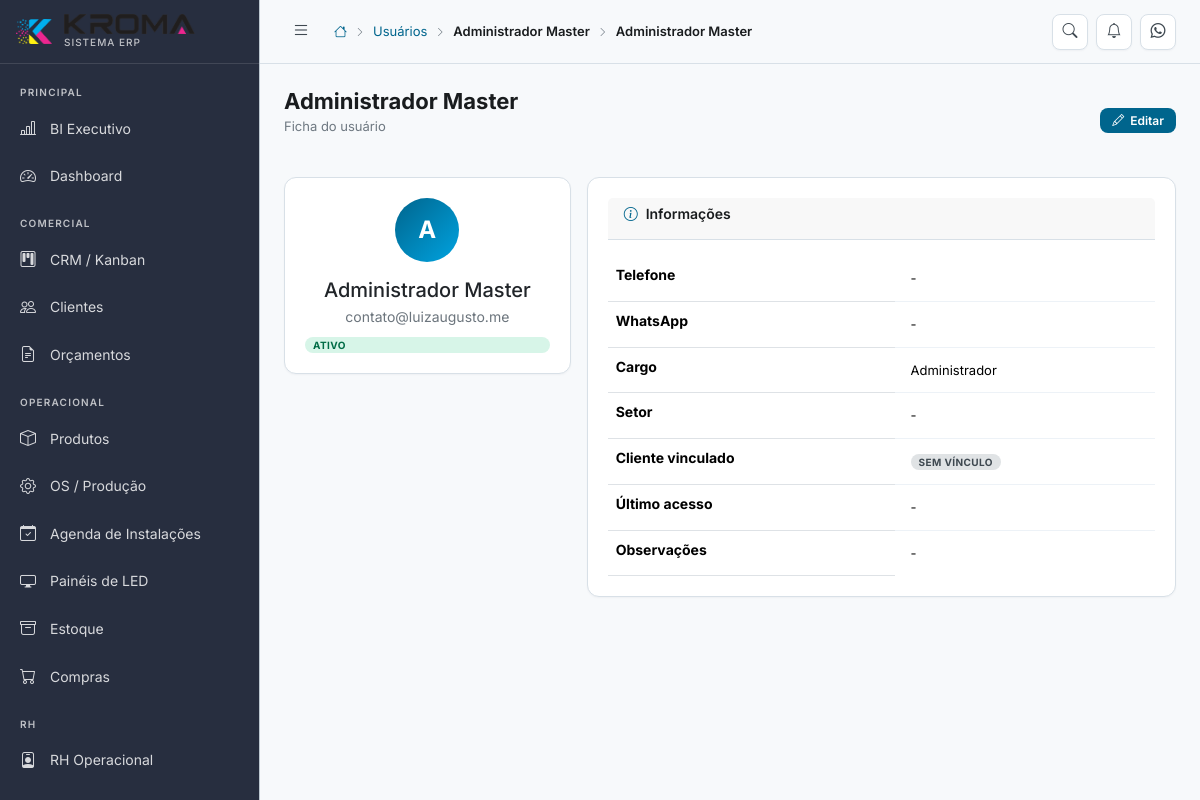
/usuarios/1 (signed in), run on the app's committed database.
### tables this page shows
CREATE TABLE IF NOT EXISTS usuarios (
    id              INT UNSIGNED AUTO_INCREMENT PRIMARY KEY,
    perfil_id       INT UNSIGNED NOT NULL,
    nome            VARCHAR(150) NOT NULL,
    email           VARCHAR(150) NOT NULL UNIQUE,
    senha           VARCHAR(255) NOT NULL,
    telefone        VARCHAR(20),
    whatsapp        VARCHAR(20),
    foto            VARCHAR(300),
    cargo           VARCHAR(100),
    setor           VARCHAR(100),
    cliente_id      INT UNSIGNED,
    ativo           TINYINT(1) DEFAULT 1,
    primeiro_acesso TINYINT(1) DEFAULT 1,
    ultimo_acesso   DATETIME,
    ip_ultimo       VARCHAR(45),
    token_reset     VARCHAR(100),
    token_expira    DATETIME,
    observacoes     TEXT,
    created_at      DATETIME DEFAULT CURRENT_TIMESTAMP,
    updated_at      DATETIME DEFAULT CURRENT_TIMESTAMP ON UPDATE CURRENT_TIMESTAMP,
    FOREIGN KEY (perfil_id) REFERENCES perfis(id),
    INDEX idx_cliente (cliente_id)
);

### index.php (called while the page is built, shortened)
<?php
require_once CONFIG_PATH . '/database.php';
require_once APP_PATH . '/Services/Router.php';
$router = new App\Services\Router();
$router->dispatch();

### config/database.php (called while the page is built, shortened)
<?php
class Database
{
    private static ?PDO $instance = null;
    public static function getInstance(): PDO
    {
        if (self::$instance === null) {
            try {
                $dsn = sprintf(
                    'mysql:host=%s;port=%s;dbname=%s;charset=%s',
                    DB_HOST, DB_PORT, DB_NAME, DB_CHARSET
                );
                self::$instance = new PDO($dsn, DB_USER, DB_PASS, [
                    PDO::ATTR_ERRMODE            => PDO::ERRMODE_EXCEPTION,
                    PDO::ATTR_DEFAULT_FETCH_MODE => PDO::FETCH_ASSOC,
                    PDO::ATTR_EMULATE_PREPARES   => false,
                    PDO::MYSQL_ATTR_INIT_COMMAND => "SET NAMES utf8mb4 COLLATE utf8mb4_unicode_ci",
                ]);
            } catch (PDOException $e) {
                if (APP_ENV === 'development') {
                    die('Erro de conexão com banco de dados: ' . $e->getMessage());
                } else {
                    die('Erro interno do sistema. Tente novamente mais tarde.');
                }
            }
        }
        return self::$instance;
    }
}
function db(): PDO
{
    return Database::getInstance();
}

### app/Views/usuarios/show.php (the view)
<div class="row g-3">
    <div class="col-lg-4">
        <div class="card text-center">
            <div class="avatar avatar-xl mx-auto mb-3"><?= strtoupper(substr($usuario['nome'], 0, 1)) ?></div>
            <h2 class="h5 mb-1"><?= htmlspecialchars($usuario['nome']) ?></h2>
            <p class="text-secondary mb-2"><?= htmlspecialchars($usuario['email']) ?></p>
            <span class="badge <?= $usuario['ativo'] ? 'badge-success' : 'badge-secondary' ?>">
                <?= $usuario['ativo'] ? 'Ativo' : 'Inativo' ?>
            </span>
        </div>
    </div>
    <div class="col-lg-8">
        <div class="card">
            <div class="card-header">
                <h6 class="card-title"><i class="bi bi-info-circle me-2 text-primary-kroma"></i>Informações</h6>
            </div>
            <div class="table-responsive">
                <table class="table mb-0">
                    <tbody>
                        <tr><th>Telefone</th><td><?= htmlspecialchars($usuario['telefone'] ?? '-') ?></td></tr>
                        <tr><th>WhatsApp</th><td><?= htmlspecialchars($usuario['whatsapp'] ?? '-') ?></td></tr>
                        <tr><th>Cargo</th><td><?= htmlspecialchars($usuario['cargo'] ?? '-') ?></td></tr>
                        <tr><th>Setor</th><td><?= htmlspecialchars($usuario['setor'] ?? '-') ?></td></tr>
                        <tr>
                            <th>Cliente vinculado</th>
                            <td>
                                <?php if (!empty($usuario['cliente_nome'])): ?>
                                    <span class="badge badge-info"><?= htmlspecialchars($usuario['cliente_nome']) ?></span>
                                <?php else: ?>
                                    <span class="badge badge-secondary">Sem vínculo</span>
                                <?php endif; ?>
                            </td>
                        </tr>
                        <tr><th>Último acesso</th><td><?= !empty($usuario['ultimo_acesso']) ? date('d/m/Y H:i', strtotime($usuario['ultimo_acesso'])) : '-' ?></td></tr>
                        <tr><th>Observações</th><td><?= nl2br(htmlspecialchars($usuario['observacoes'] ?? '-')) ?></td></tr>
                    </tbody>
                </table>
            </div>
        </div>
    </div>
</div>

### app/Services/Router.php (shortened to what this page needs)
<?php
class Router
{
    private array $routes = [];
    private string $basePath = '';
    public function __construct()
    {
        $scriptDir = dirname($_SERVER['SCRIPT_NAME']);
        $this->basePath = rtrim($scriptDir, '/');
    }
    private function addRoute(string $method, string $path, $handler): void
    {
        $this->routes[] = [
            'method'  => $method,
            'path'    => $path,
            'handler' => $handler,
        ];
    }
    public function dispatch(): void
    {
        $method = $_SERVER['REQUEST_METHOD'];
        $uri    = $_SERVER['REQUEST_URI'];
        $uri = '/' . ltrim(substr($uri, strlen($this->basePath)), '/');
        $uri = rtrim($uri, '/') ?: '/';
        foreach ($this->routes as $route) {
            if ($route['method'] !== $method) continue;
            $pattern = $this->pathToRegex($route['path']);
            if (preg_match($pattern, $uri, $matches)) {
                $params = array_filter($matches, 'is_string', ARRAY_FILTER_USE_KEY);
                $this->callHandler($route['handler'], $params);
                return;
            }
        }
    }
    private function pathToRegex(string $path): string
    {
        $pattern = preg_replace('/\/:([^\/]+)/', '/(?P<$1>[^/]+)', $path);
        return '#^' . $pattern . '$#';
    }
    private function callHandler($handler, array $params): void
    {
        if (is_string($handler) && strpos($handler, '@') !== false) {
            [$class, $method] = explode('@', $handler);
            $controller = new $fullClass();
            call_user_func_array([$controller, $method], $params);
            return;
        }
    }
}

### data on the page
usuarios: nome "A", nome "Administrador Master", email "contato@luizaugusto.me", telefone "-", whatsapp "-", cargo "Administrador", setor "-", observacoes "-"

### other printed values
$crumb['label'] "Usuários"
$crumb['label'] "Administrador Master"
$titulo "Administrador Master"
